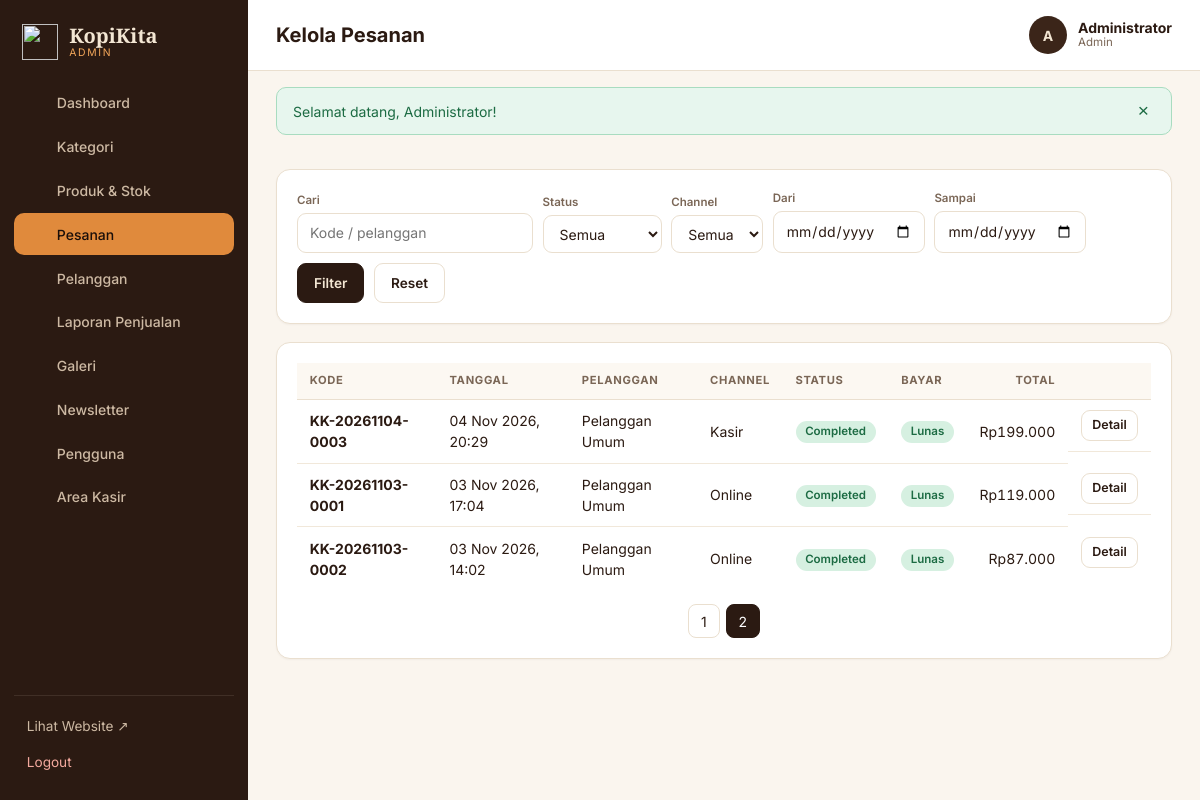
Before: /admin/orders/index.php?page=2 (signed in) with the older database file.
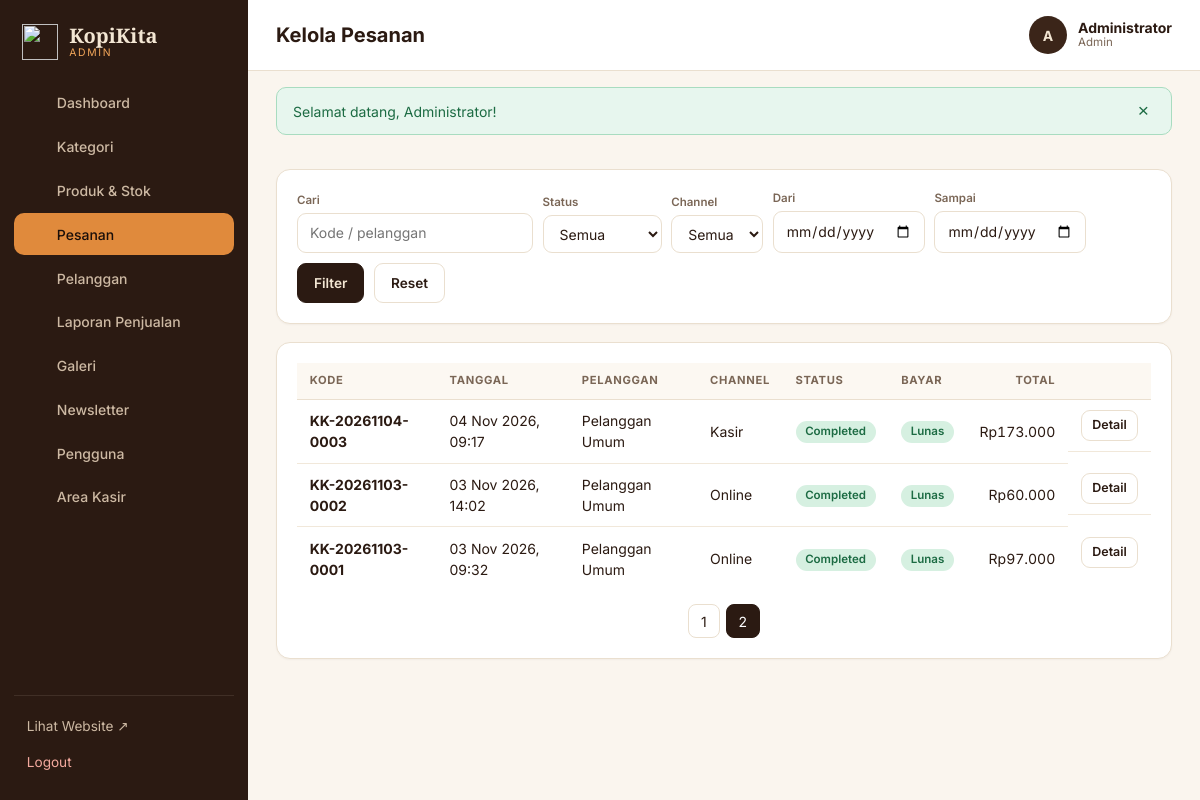
After: the same page with the newer database file.
### tables this page shows
CREATE TABLE orders (
  id BIGINT UNSIGNED NOT NULL AUTO_INCREMENT PRIMARY KEY,
  order_code VARCHAR(30) NOT NULL UNIQUE,
  customer_id BIGINT UNSIGNED NOT NULL,
  processed_by BIGINT UNSIGNED NULL,
  order_channel ENUM('online','cashier') NOT NULL DEFAULT 'online',
  order_type ENUM('dine_in','takeaway') NOT NULL,
  table_number VARCHAR(10) NULL,
  order_status ENUM('pending','confirmed','preparing','ready','completed','cancelled') NOT NULL DEFAULT 'pending',
  subtotal DECIMAL(12,2) NOT NULL,
  discount_amount DECIMAL(12,2) NOT NULL DEFAULT 0,
  total_amount DECIMAL(12,2) NOT NULL,
  notes TEXT NULL,
  cancel_reason VARCHAR(255) NULL,
  stock_deducted TINYINT(1) NOT NULL DEFAULT 0,
  ordered_at DATETIME NOT NULL DEFAULT CURRENT_TIMESTAMP,
  completed_at DATETIME NULL,
  updated_at DATETIME NOT NULL DEFAULT CURRENT_TIMESTAMP ON UPDATE CURRENT_TIMESTAMP,
  INDEX idx_orders_status (order_status),
  INDEX idx_orders_ordered_at (ordered_at),
  CONSTRAINT fk_orders_customer FOREIGN KEY (customer_id) REFERENCES customers(id) ON UPDATE CASCADE,
  CONSTRAINT fk_orders_processed FOREIGN KEY (processed_by) REFERENCES users(id) ON DELETE SET NULL ON UPDATE CASCADE
);

CREATE TABLE customers (
  id BIGINT UNSIGNED NOT NULL AUTO_INCREMENT PRIMARY KEY,
  user_id BIGINT UNSIGNED NULL UNIQUE,
  name VARCHAR(100) NOT NULL,
  phone VARCHAR(25) NULL,
  email VARCHAR(150) NULL,
  address TEXT NULL,
  created_at DATETIME NOT NULL DEFAULT CURRENT_TIMESTAMP,
  updated_at DATETIME NOT NULL DEFAULT CURRENT_TIMESTAMP ON UPDATE CURRENT_TIMESTAMP,
  CONSTRAINT fk_customers_user FOREIGN KEY (user_id) REFERENCES users(id) ON DELETE SET NULL ON UPDATE CASCADE
);

CREATE TABLE sales (
  id BIGINT UNSIGNED NOT NULL AUTO_INCREMENT PRIMARY KEY,
  order_id BIGINT UNSIGNED NOT NULL UNIQUE,
  invoice_number VARCHAR(30) NOT NULL UNIQUE,
  cashier_id BIGINT UNSIGNED NULL,
  payment_method ENUM('cash','qris','bank_transfer') NOT NULL,
  amount_due DECIMAL(12,2) NOT NULL,
  amount_paid DECIMAL(12,2) NOT NULL DEFAULT 0,
  change_amount DECIMAL(12,2) NOT NULL DEFAULT 0,
  payment_status ENUM('pending','paid','failed','refunded') NOT NULL DEFAULT 'pending',
  reference_number VARCHAR(100) NULL,
  paid_at DATETIME NULL,
  created_at DATETIME NOT NULL DEFAULT CURRENT_TIMESTAMP,
  updated_at DATETIME NOT NULL DEFAULT CURRENT_TIMESTAMP ON UPDATE CURRENT_TIMESTAMP,
  INDEX idx_sales_status (payment_status),
  CONSTRAINT fk_sales_order FOREIGN KEY (order_id) REFERENCES orders(id) ON DELETE CASCADE ON UPDATE CASCADE,
  CONSTRAINT fk_sales_cashier FOREIGN KEY (cashier_id) REFERENCES users(id) ON DELETE SET NULL ON UPDATE CASCADE
);

### includes/admin-header.php (called while the page is built, shortened)
<?php
require_once __DIR__ . '/auth.php';
require_once __DIR__ . '/panel.php';
function admin_start(string $title, string $active, string $extraHead = ''): void
{
    $nav = [
        'dashboard' => ['Dashboard', 'admin/index.php', ico('home')],
        'categories' => ['Kategori', 'admin/categories/index.php', ico('tag')],
        'products' => ['Produk & Stok', 'admin/products/index.php', ico('box')],
        'orders' => ['Pesanan', 'admin/orders/index.php', ico('bag')],
        'customers' => ['Pelanggan', 'admin/customers/index.php', ico('users')],
        'reports' => ['Laporan Penjualan', 'admin/reports/index.php', ico('chart')],
        'gallery' => ['Galeri', 'admin/gallery/index.php', ico('img')],
        'newsletter' => ['Newsletter', 'admin/newsletter/index.php', ico('mail')],
        'users' => ['Pengguna', 'admin/users/index.php', ico('user')],
        'cashier' => ['Area Kasir', 'cashier/index.php', ico('pos')],
    ];
    panel_start($title, $active, $nav, 'Admin', $extraHead);
}
function admin_end(string $extra = ''): void { panel_end($extra); }

### config/database.php (called while the page is built)
<?php
function db(): PDO
{
    static $pdo = null;
    if ($pdo instanceof PDO) {
        return $pdo;
    }
    $host = getenv('KK_DB_HOST') ?: 'localhost';
    $name = getenv('KK_DB_NAME') ?: 'kopikita_db';
    $user = getenv('KK_DB_USER') ?: 'root';
    $pass = getenv('KK_DB_PASS') !== false ? getenv('KK_DB_PASS') : '';
    try {
        $pdo = new PDO("mysql:host=$host;dbname=$name;charset=utf8mb4", $user, $pass, [
            PDO::ATTR_ERRMODE            => PDO::ERRMODE_EXCEPTION,
            PDO::ATTR_DEFAULT_FETCH_MODE => PDO::FETCH_ASSOC,
            PDO::ATTR_EMULATE_PREPARES   => false,
        ]);
        $pdo->exec("SET time_zone = '" . date('P') . "'");
    } catch (PDOException $e) {
        http_response_code(500);
        exit('<h2 style="font-family:sans-serif">Koneksi database gagal.</h2><p style="font-family:sans-serif">Pastikan MySQL di XAMPP aktif dan database <b>kopikita_db</b> sudah diimpor (database/kopikita_db.sql).</p>');
    }
    return $pdo;
}

### admin/orders/index.php (the view, shortened to what the changed rows need)
<?php
require_once __DIR__ . '/../../includes/admin-header.php';
$status = $_GET['status'] ?? ''; $channel = $_GET['channel'] ?? ''; $q = trim((string)($_GET['q'] ?? ''));
$from = $_GET['from'] ?? ''; $to = $_GET['to'] ?? '';
$w = ['1=1']; $a = [];
$where = implode(' AND ', $w); $per = 20; $page = current_page();
$cnt = db()->prepare("SELECT COUNT(*) FROM orders o JOIN customers c ON c.id = o.customer_id WHERE $where"); $cnt->execute($a); $total = (int)$cnt->fetchColumn();
$st = db()->prepare("SELECT o.*, c.name customer_name, s.payment_status FROM orders o JOIN customers c ON c.id = o.customer_id LEFT JOIN sales s ON s.order_id = o.id WHERE $where ORDER BY o.ordered_at DESC, o.id DESC LIMIT $per OFFSET " . (($page - 1) * $per));
$st->execute($a); $rows = $st->fetchAll();
admin_start('Kelola Pesanan', 'orders');
?>
<div class="card"><div class="table-wrap"><table>
  <thead><tr><th>Kode</th><th>Tanggal</th><th>Pelanggan</th><th>Channel</th><th>Status</th><th>Bayar</th><th class="num">Total</th><th></th></tr></thead><tbody>
  <?php foreach ($rows as $o): ?><tr><td><b><?= e($o['order_code']) ?></b></td><td><?= fmt_date($o['ordered_at']) ?></td><td><?= e($o['customer_name']) ?></td><td><?= $o['order_channel'] === 'cashier' ? 'Kasir' : 'Online' ?></td><td><?= status_badge($o['order_status']) ?></td><td><?= pay_badge($o['payment_status']) ?></td><td class="num"><?= rupiah($o['total_amount']) ?></td><td class="actions"><a class="btn btn-sm" href="show.php?id=<?= (int)$o['id'] ?>">Detail</a></td></tr><?php endforeach; ?>
  <?php if (!$rows): ?><tr><td colspan="8" class="empty">Tidak ada pesanan.</td></tr><?php endif; ?></tbody></table></div>
  <?= pager($total, $per, $page, array_filter(['q' => $q, 'status' => $status, 'channel' => $channel, 'from' => $from, 'to' => $to])) ?></div>
<?php admin_end(); ?>

### includes/panel.php (shortened to what the changed rows need)
<?php
function panel_start(string $title, string $active, array $nav, string $roleLabel, string $extraHead = ''): void
{
    ?><!DOCTYPE html>
<html lang="id">
<head>
<link rel="stylesheet" href="<?= asset('css/admin.css') ?>">
</head>
<body class="panel">
<aside class="sidebar" id="sidebar">
  <nav>
    <?php foreach ($nav as $key => [$label, $href, $icon]): ?>
      <a href="<?= url($href) ?>" class="<?= $active === $key ? 'active' : '' ?>"><span class="ico"><?= $icon ?></span><?= e($label) ?></a>
    <?php endforeach; ?>
  </nav>
</aside>
<div class="panel-main">
  <header class="topbar">
    <h1><?= e($title) ?></h1>
  </header>
  <?= flash_render() ?>
  <div class="panel-content">
<?php
}
function panel_end(string $extraScripts = ''): void
{
    ?>
  </div>
</div>
</body>
</html>
<?php
}
function ico(string $n): string
{
    $p = [
        'home' => '<path d="M3 11l9-8 9 8v9a1 1 0 0 1-1 1h-5v-6H9v6H4a1 1 0 0 1-1-1z"/>',
        'tag' => '<path d="M3 12V4h8l10 10-8 8z"/><circle cx="7.5" cy="8.5" r="1.3"/>',
        'box' => '<path d="M3 7l9-4 9 4v10l-9 4-9-4z"/><path d="M3 7l9 4 9-4M12 11v10"/>',
        'bag' => '<path d="M5 8h14l-1 12H6z"/><path d="M9 8a3 3 0 0 1 6 0"/>',
        'users' => '<circle cx="9" cy="8" r="3.5"/><path d="M2 20c0-4 3-6 7-6s7 2 7 6"/><path d="M17 5a3 3 0 0 1 0 6M22 20c0-3-1.5-5-4-5.7"/>',
        'chart' => '<path d="M4 20V4M4 20h16"/><path d="M8 16v-5M12 16V8M16 16v-8"/>',
        'img' => '<rect x="3" y="4" width="18" height="16" rx="2"/><circle cx="9" cy="10" r="1.8"/><path d="M3 17l5-4 4 3 3-2 6 4"/>',
        'mail' => '<rect x="3" y="5" width="18" height="14" rx="2"/><path d="M3 7l9 6 9-6"/>',
        'user' => '<circle cx="12" cy="8" r="4"/><path d="M4 21c0-4 3.5-7 8-7s8 3 8 7"/>',
        'pos' => '<rect x="4" y="3" width="16" height="18" rx="2"/><path d="M8 7h8M8 11h2M12 11h2M8 15h2M12 15h4"/>',
        'list' => '<path d="M8 6h13M8 12h13M8 18h13M3 6h.01M3 12h.01M3 18h.01"/>',
        'clock' => '<circle cx="12" cy="12" r="9"/><path d="M12 7v5l3 2"/>',
    ];
    return '<svg viewBox="0 0 24 24" width="18" height="18" fill="none" stroke="currentColor" stroke-width="1.8" stroke-linecap="round" stroke-linejoin="round">' . ($p[$n] ?? '') . '</svg>';
}
function pager(int $total, int $per, int $page, array $q = []): string
{
    $pages = (int)ceil($total / $per);
    $h = '<div class="pager">';
    for ($i = 1; $i <= $pages; $i++) {
        $qs = http_build_query($q + ['page' => $i]);
        $h .= $i === $page ? '<span class="cur">' . $i . '</span>' : '<a href="?' . e($qs) . '">' . $i . '</a>';
    }
    return $h . '</div>';
}
function current_page(): int { return max(1, (int)($_GET['page'] ?? 1)); }

### includes/functions.php (shortened to what the changed rows need)
<?php
require_once __DIR__ . '/../config/database.php';
function e(mixed $v): string { return htmlspecialchars((string)$v, ENT_QUOTES, 'UTF-8'); }
function url(string $path = ''): string { return BASE_URL . '/' . ltrim($path, '/'); }
function asset(string $path): string { return url('assets/' . ltrim($path, '/')); }
function rupiah(int|float|string|null $n): string { return 'Rp' . number_format((float)$n, 0, ',', '.'); }
function fmt_date(?string $d, bool $time = true): string
{
    return date($time ? 'd M Y, H:i' : 'd M Y', strtotime($d));
}
function flash_render(): string
{
    $h = '';
    foreach ($_SESSION['flash'] as $f) {
        $h .= '<div class="alert alert-' . e($f['type']) . '" role="alert">' . e($f['msg']) . '<button type="button" class="alert-x" aria-label="Tutup">&times;</button></div>';
    }
    return '<div class="flash-wrap">' . $h . '</div>';
}
function status_badge(string $s): string
{
    $label = ORDER_STATUSES[$s][0] ?? $s;
    return '<span class="badge st-' . e($s) . '">' . e($label) . '</span>';
}
function pay_badge(?string $s): string
{
    $map = ['pending' => 'Belum Bayar', 'paid' => 'Lunas', 'failed' => 'Gagal', 'refunded' => 'Refund'];
    $s = $s ?: 'pending';
    return '<span class="badge pay-' . e($s) . '">' . e($map[$s] ?? $s) . '</span>';
}

Changed rows visible on the page:
changed orders "KK-20261104-0003": ordered_at "04 Nov 2026, 20:29" → "04 Nov 2026, 09:17"; total_amount "Rp199.000" → "Rp173.000"
changed orders "KK-20261103-0002": total_amount "Rp87.000" → "Rp60.000"; moves up the list
changed orders "KK-20261103-0001": ordered_at "03 Nov 2026, 17:04" → "03 Nov 2026, 09:32"; total_amount "Rp119.000" → "Rp97.000"
